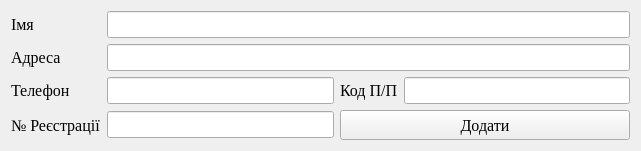
<?xml version="1.0" encoding="UTF-8"?>
<ui version="4.0">
 <class>custumers_add</class>
 <widget class="QWidget" name="custumers_add">
  <property name="windowModality">
   <enum>Qt::ApplicationModal</enum>
  </property>
  <property name="geometry">
   <rect>
    <x>0</x>
    <y>0</y>
    <width>641</width>
    <height>151</height>
   </rect>
  </property>
  <property name="minimumSize">
   <size>
    <width>641</width>
    <height>151</height>
   </size>
  </property>
  <property name="maximumSize">
   <size>
    <width>641</width>
    <height>151</height>
   </size>
  </property>
  <property name="font">
   <font>
    <family>Times New Roman</family>
    <pointsize>12</pointsize>
   </font>
  </property>
  <property name="focusPolicy">
   <enum>Qt::NoFocus</enum>
  </property>
  <property name="windowTitle">
   <string>Додати замовника</string>
  </property>
  <layout class="QGridLayout" name="gridLayout">
   <item row="0" column="0">
    <widget class="QLabel" name="label">
     <property name="text">
      <string>Імя</string>
     </property>
    </widget>
   </item>
   <item row="1" column="0">
    <widget class="QLabel" name="label_2">
     <property name="text">
      <string>Адреса</string>
     </property>
    </widget>
   </item>
   <item row="2" column="0">
    <widget class="QLabel" name="label_3">
     <property name="text">
      <string>Телефон</string>
     </property>
    </widget>
   </item>
   <item row="2" column="1">
    <widget class="QLineEdit" name="lineEdit_3"/>
   </item>
   <item row="2" column="2">
    <widget class="QLabel" name="label_4">
     <property name="text">
      <string>Код П/П</string>
     </property>
    </widget>
   </item>
   <item row="2" column="3">
    <widget class="QLineEdit" name="lineEdit_4"/>
   </item>
   <item row="3" column="0">
    <widget class="QLabel" name="label_5">
     <property name="text">
      <string>№ Реєстрації</string>
     </property>
    </widget>
   </item>
   <item row="3" column="1">
    <widget class="QLineEdit" name="lineEdit_5"/>
   </item>
   <item row="3" column="2" colspan="2">
    <widget class="QPushButton" name="pushButton">
     <property name="enabled">
      <bool>true</bool>
     </property>
     <property name="minimumSize">
      <size>
       <width>0</width>
       <height>30</height>
      </size>
     </property>
     <property name="text">
      <string>Додати</string>
     </property>
     <property name="icon">
      <iconset resource="ico.qrc">
       <normaloff>:/ico/Button Add.ico</normaloff>:/ico/Button Add.ico</iconset>
     </property>
    </widget>
   </item>
   <item row="1" column="1" colspan="3">
    <widget class="QLineEdit" name="lineEdit_2"/>
   </item>
   <item row="0" column="1" colspan="3">
    <widget class="QLineEdit" name="lineEdit"/>
   </item>
  </layout>
 </widget>
 <tabstops>
  <tabstop>lineEdit</tabstop>
  <tabstop>lineEdit_2</tabstop>
  <tabstop>lineEdit_3</tabstop>
  <tabstop>lineEdit_4</tabstop>
  <tabstop>lineEdit_5</tabstop>
  <tabstop>pushButton</tabstop>
 </tabstops>
 <resources>
  <include location="ico.qrc"/>
 </resources>
 <connections/>
</ui>
